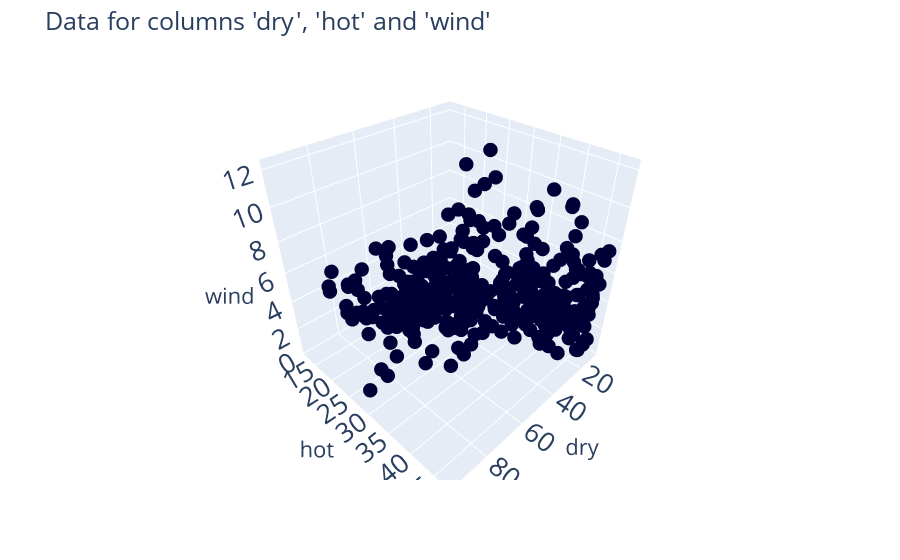

The notebook cell this image was saved under:
### Code cell
scatter_3d(df[['dry', 'hot', 'wind']])
# scatter_3d(df_normalized)

### Figure 1 — Plotly figure (JSON) as saved in the notebook; plotly's stock layout.template omitted (floating-point values rounded to 4 significant figures; data arrays with more than 128 entries replaced by an {"elided": "..."} marker saying what was removed)
{"data": [{"hovertemplate": "Data=Real<br>dry=%{x}<br>hot=%{y}<br>wind=%{z}<extra></extra>", "legendgroup": "Real", "marker": {"color": "#000036", "size": 5, "symbol": "circle"}, "mode": "markers", "name": "Real", "scene": "scene", "showlegend": true, "type": "scatter3d", "x": {"elided": "366 float values"}, "y": {"elided": "366 float values"}, "z": {"elided": "366 float values"}}], "layout": {"font": {"size": 18}, "legend": {"title": {"text": "Data"}, "tracegroupgap": 0}, "margin": {"t": 60}, "plot_bgcolor": "#F5F5F8", "scene": {"domain": {"x": [0, 1], "y": [0, 1]}, "xaxis": {"title": {"text": "dry"}}, "yaxis": {"title": {"text": "hot"}}, "zaxis": {"title": {"text": "wind"}}}, "showlegend": false, "title": {"text": "Data for columns 'dry', 'hot' and 'wind'"}}}
